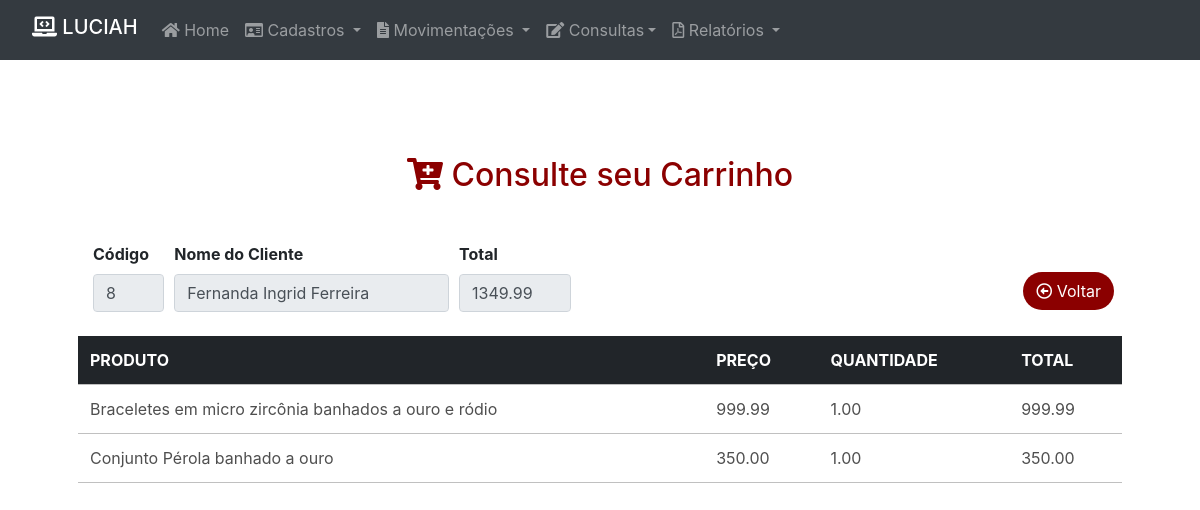
Screenshot of /consulta_venda_prod.php?id_venda=20 with the database file from the repository.
### tables this page shows
CREATE TABLE `venda` (
  `id` int(11) NOT NULL,
  `id_cliente` int(11) NOT NULL,
  `data` timestamp NOT NULL DEFAULT current_timestamp() ON UPDATE current_timestamp(),
  `obs` varchar(100) NOT NULL
);

CREATE TABLE `cliente` (
  `id` int(11) NOT NULL,
  `nome` varchar(100) NOT NULL,
  `cpf` varchar(14) NOT NULL,
  `obs` varchar(200) NOT NULL
);

CREATE TABLE `itens_venda` (
  `id` int(11) NOT NULL,
  `id_venda` int(11) NOT NULL,
  `id_produto` int(11) NOT NULL,
  `qtd` decimal(6,2) NOT NULL,
  `preco` decimal(11,2) NOT NULL
);

CREATE TABLE `produto` (
  `id` int(11) NOT NULL,
  `descricao` varchar(100) NOT NULL,
  `quant` decimal(11,2) NOT NULL,
  `preco` decimal(11,2) NOT NULL,
  `imagem` varchar(100) NOT NULL,
  `data_cadastro` timestamp NOT NULL DEFAULT current_timestamp() ON UPDATE current_timestamp(),
  `obs` varchar(200) NOT NULL
);

### consulta_venda_prod.php (the view, shortened to what this page needs)
<?php
include("conexao.php");
$id_venda = $_GET['id_venda'];
$consulta = " SELECT produto.descricao, itens_venda.preco, itens_venda.qtd FROM itens_venda, produto where itens_venda.id_venda = $id_venda and produto.id = itens_venda.id_produto";
$con = @mysqli_query($conexao, $consulta) or die($mysqli->error);
$preco = "SELECT sum(preco * qtd) as total FROM itens_venda where id_venda = $id_venda";
$con_preco = @mysqli_query($conexao, $preco) or die($mysqli->error);
$total = mysqli_fetch_array($con_preco);
$nome_cli = "select venda.id_cliente, cliente.nome from venda, cliente where venda.id =$id_venda and venda.id_cliente=cliente.id";
$cliente = @mysqli_query($conexao, $nome_cli) or die($mysqli->error);
$dado_cli = mysqli_fetch_array($cliente);
?>
<!DOCTYPE html>
<html lang="en">
<head>
    <link rel="stylesheet" href="https://stackpath.bootstrapcdn.com/bootstrap/4.1.3/css/bootstrap.min.css">
    <link rel="stylesheet" href="https://cdnjs.cloudflare.com/ajax/libs/font-awesome/5.11.2/css/all.css">
</head>
<body>
    <header>
        <?php include("header.php") ?>
    </header>
    <div class="container-fluid">
        <div class="row m-5">
            <div class="col-md-12">
                <div class=" text-center mt-5 mb-2 mr-2">
                    <h2 class="ml-2" style="color: darkred;"> <i class="fas fa-cart-plus"></i> Consulte seu Carrinho </h2>
                </div>
                <div class="d-flex justify-content-between mt-5 mb-2 mr-2">
                    <div class="form-row col-md-6">
                        <div class="form-group col-md-2">
                            <b><label for="exampleInputCodigo">Código</label></b>
                            <input type="text" class="form-control" name="txtcodigo" value='<?php echo $dado_cli['id_cliente']; ?>' readonly>
                        </div>
                        <div class="form-group col-md-7">
                            <b><label for="exampleInputNome">Nome do Cliente</label></b>
                            <input type="text" class="form-control" name="txtnome" value='<?php echo $dado_cli['nome']; ?>' readonly>
                        </div>
                        <div class="form-group col-md-3">
                            <b><label for="exampleInputTotal">Total</label></b>
                            <input type="number" class="form-control" name="txttotal" value='<?php echo bcdiv($total['total'], 1,2); ?>' readonly>
                        </div>
                    </div>
                    <div style="margin-top: 30px;">
                        <a href="venda_prod.php" class="btn " role="button" style="background-color : darkred; color:white; border-radius: 30px;"> <i class="far fa-arrow-alt-circle-left"></i> Voltar </a>
                    </div>
                </div>
                <table class="table table-borderless table-responsive-md table-hover">
                    <thead class="table-dark">
                        <tr>
                            <th>PRODUTO</th>
                            <th>PREÇO</th>
                            <th>QUANTIDADE</th>
                            <th>TOTAL</th>
                        </tr>
                    </thead>
                    <?php while ($dados = $con->fetch_array()) { ?>
                        <tbody>
                            <tr style="border-top: 1px solid #C0C0C0; border-bottom: 1px solid #C0C0C0; color: #4F4F4F">
                                <td><?php echo $dados['descricao']; ?></td>
                                <td><?php echo $dados['preco']; ?></td>
                                <td><?php echo $dados['qtd']; ?></td>
                                <td><?php echo number_format($dados['preco'] * $dados['qtd'], 2); ?></td>
                            </tr>
                        </tbody>
                    <?php } ?>
                </table>
            </div>
        </div>
    </div>

### rows the page displays
venda: txtcodigo "8", txtnome "Fernanda Ingrid Ferreira"
itens_venda: id_produto.descricao "Braceletes em micro zircônia banhados a ouro e ródio", preco "999.99", qtd "1.00", $dados['preco']*$dados['qtd'] "999.99"
itens_venda: id_produto.descricao "Conjunto Pérola banhado a ouro", preco "350.00", qtd "1.00", $dados['preco']*$dados['qtd'] "350.00"
